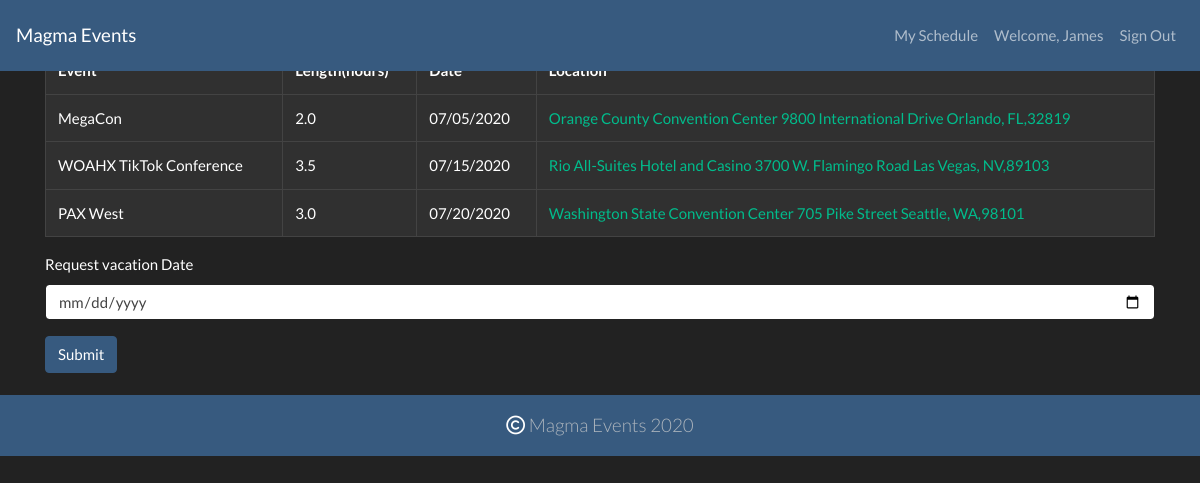
Page /employee.php (signed in) on the committed database.
### tables this page shows
CREATE TABLE `eventstaff` (
  `EventStaffid` int(11) NOT NULL,
  `EventID` int(11) DEFAULT NULL,
  `PersonID` int(11) DEFAULT NULL
);

CREATE TABLE `events` (
  `EventID` int(11) NOT NULL,
  `Name` varchar(255) DEFAULT NULL,
  `Address` varchar(255) DEFAULT NULL,
  `State` varchar(2) DEFAULT NULL,
  `Zipcode` varchar(5) DEFAULT NULL,
  `Phone` varchar(10) DEFAULT NULL,
  `HostName` varchar(255) DEFAULT NULL,
  `HostEmail` varchar(255) DEFAULT NULL,
  `DateofEvent` date DEFAULT NULL,
  `LengthOfEvent` decimal(3,1) DEFAULT NULL
);

### employee.php (the view, shortened to what this page needs)
<!DOCTYPE html>
<html lang="en">
<head>
	<?php include("includes/head.php"); ?>
</head>
<body>
	<header>
		<?php include("includes/nav.php"); ?>
	</header>
	<main role="main" class="container">
		<h3>Your Upcoming Schedule</h3>
		<?php include("includes/connect.php");
		if (isset($_SESSION['id'])) {
			$userid = $_SESSION['id'];
			$sql = "select events.EventID,events.LengthOfEvent,events.State,events.Zipcode, events.Name, events.DateofEvent, events.Address, eventstaff.EventID from eventstaff, events where eventstaff.PersonID=$userid AND eventstaff.EventID=events.EventID order by events.DateofEvent";
			$result = $smeConn->query($sql);
			echo "<Table class='table table-bordered table-dark'>";
			echo "<tr><th>Event</th><th>Length(hours)</th><th>Date</th><th>Location</th></tr>";
			$sql2 = "SELECT * FROM vacations WHERE PersonID=$userid";
			$result2 = $smeConn->query($sql2);
			$vacations = array();
			if ($result2->num_rows > 0) {
				while ($row2 = $result2->fetch_assoc()) {
					array_push($vacations, $row2["Dates"]);
				}
			} else {
				array_push($vacations, "Preventing this array from being NULL");
			}
			while ($row = $result->fetch_assoc()) {
				if (in_array($row['DateofEvent'], $vacations)) {
				} else {
					echo "<tr>";
					echo "<td>" . $row['Name'] . "</td>";
					echo "<td >" . $row['LengthOfEvent'] . "</td>";
					echo "<td c>" . date("m/d/Y", strtotime($row['DateofEvent'])) . "</td>";
					echo "<td >" . "<a class='text-success' target='_blank' href='http://maps.google.com/?q=" . $row['Address'] . ", " . $row['State'] . "," . $row['Zipcode'] . "'>" . $row['Address'] . ", " . $row['State'] . "," . $row['Zipcode'] . "</a></td>";
					echo "</tr>";
				}
			}
			echo "</Table>";
		}
		?>
		<aside>
			<div class="form-group">
				<label for="vacation_date"> Request vacation Date</label>
				<input type="date" class="form-control" id="vacation_date" aria-describedby="vacation_date" placeholder="">
			</div>
			<button id='request_vacation' type="submit" class="btn btn-primary">Submit</button>
		</aside>
		<br>
	</main>
	<?php include("includes/footer.php"); ?>
</html>

### rows in the picture
eventstaff: EventID.Name "MegaCon", EventID.LengthOfEvent "2.0", EventID.DateofEvent "07/05/2020", EventID.Address "Orange County Convention Center 9800 International Drive Orlando", EventID.State "FL", EventID.Zipcode "32819"
eventstaff: EventID.Name "WOAHX TikTok Conference", EventID.LengthOfEvent "3.5", EventID.DateofEvent "07/15/2020", EventID.Address "Rio All-Suites Hotel and Casino 3700 W. Flamingo Road Las Vegas", EventID.State "NV", EventID.Zipcode "89103"
eventstaff: EventID.Name "PAX West", EventID.LengthOfEvent "3.0", EventID.DateofEvent "07/20/2020", EventID.Address "Washington State Convention Center 705 Pike Street Seattle", EventID.State "WA", EventID.Zipcode "98101"

### other values in the picture
$_SESSION['first'] "James"
